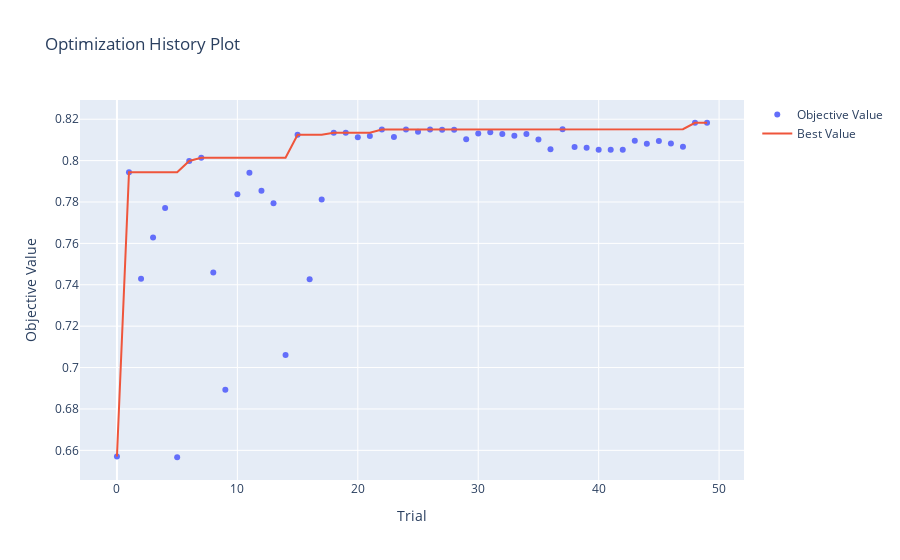
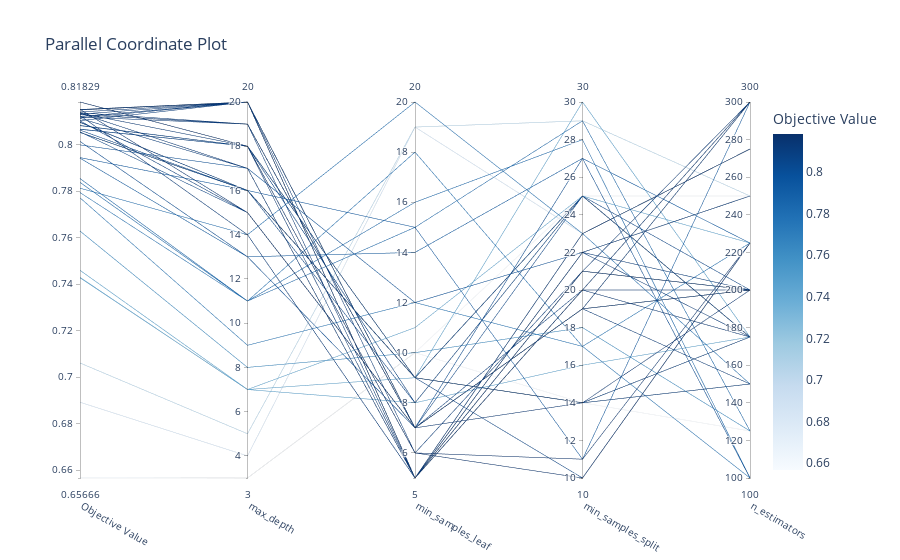
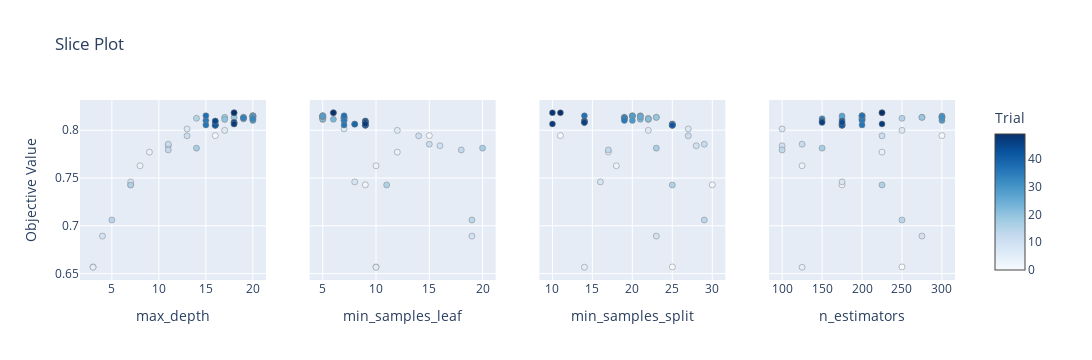

Notebook code for these charts, in order:
### Code cell
best_lgbm = run_viusalize_optuna_lgbm(X_train,X_test,y_train,y_test)

### Figure 1 — Plotly figure (JSON) as saved in the notebook; plotly's stock layout.template omitted (floating-point values rounded to 4 significant figures)
{"data": [{"mode": "markers", "name": "Objective Value", "type": "scatter", "x": [0, 1, 2, 3, 4, 5, 6, 7, 8, 9, 10, 11, 12, 13, 14, 15, 16, 17, 18, 19, 20, 21, 22, 23, 24, 25, 26, 27, 28, 29, 30, 31, 32, 33, 34, 35, 36, 37, 38, 39, 40, 41, 42, 43, 44, 45, 46, 47, 48, 49], "y": [0.657, 0.7944, 0.7429, 0.7628, 0.7771, 0.6567, 0.7999, 0.8013, 0.7459, 0.6892, 0.7837, 0.7941, 0.7854, 0.7793, 0.7061, 0.8125, 0.7427, 0.7813, 0.8135, 0.8135, 0.8113, 0.8118, 0.815, 0.8114, 0.815, 0.814, 0.8151, 0.8149, 0.8149, 0.8103, 0.8131, 0.8137, 0.8128, 0.812, 0.8128, 0.8102, 0.8055, 0.8151, 0.8065, 0.8062, 0.8052, 0.8052, 0.8052, 0.8096, 0.8081, 0.8095, 0.8082, 0.8066, 0.8183, 0.8183]}, {"mode": "lines", "name": "Best Value", "type": "scatter", "x": [0, 1, 2, 3, 4, 5, 6, 7, 8, 9, 10, 11, 12, 13, 14, 15, 16, 17, 18, 19, 20, 21, 22, 23, 24, 25, 26, 27, 28, 29, 30, 31, 32, 33, 34, 35, 36, 37, 38, 39, 40, 41, 42, 43, 44, 45, 46, 47, 48, 49], "y": [0.657, 0.7944, 0.7944, 0.7944, 0.7944, 0.7944, 0.7999, 0.8013, 0.8013, 0.8013, 0.8013, 0.8013, 0.8013, 0.8013, 0.8013, 0.8125, 0.8125, 0.8125, 0.8135, 0.8135, 0.8135, 0.8135, 0.815, 0.815, 0.815, 0.815, 0.8151, 0.8151, 0.8151, 0.8151, 0.8151, 0.8151, 0.8151, 0.8151, 0.8151, 0.8151, 0.8151, 0.8151, 0.8151, 0.8151, 0.8151, 0.8151, 0.8151, 0.8151, 0.8151, 0.8151, 0.8151, 0.8151, 0.8183, 0.8183]}, {"marker": {"color": "#cccccc"}, "mode": "markers", "name": "Infeasible Trial", "showlegend": false, "type": "scatter", "x": [], "y": []}], "layout": {"autosize": true, "title": {"text": "Optimization History Plot"}, "xaxis": {"autorange": true, "range": [-2.996, 52.0], "title": {"text": "Trial"}, "type": "linear"}, "yaxis": {"autorange": true, "range": [0.6433, 0.8316], "title": {"text": "Objective Value"}, "type": "linear"}}}

### Figure 2 — Plotly figure (JSON) as saved in the notebook; plotly's stock layout.template omitted (floating-point values rounded to 4 significant figures)
{"data": [{"dimensions": [{"label": "Objective Value", "range": [0.6567, 0.8183], "values": [0.657, 0.7944, 0.7429, 0.7628, 0.7771, 0.6567, 0.7999, 0.8013, 0.7459, 0.6892, 0.7837, 0.7941, 0.7854, 0.7793, 0.7061, 0.8125, 0.7427, 0.7813, 0.8135, 0.8135, 0.8113, 0.8118, 0.815, 0.8114, 0.815, 0.814, 0.8151, 0.8149, 0.8149, 0.8103, 0.8131, 0.8137, 0.8128, 0.812, 0.8128, 0.8102, 0.8055, 0.8151, 0.8065, 0.8062, 0.8052, 0.8052, 0.8052, 0.8096, 0.8081, 0.8095, 0.8082, 0.8066, 0.8183, 0.8183]}, {"label": "max_depth", "range": [3, 20], "values": [3, 16, 7, 8, 9, 3, 17, 13, 7, 4, 11, 13, 11, 11, 5, 14, 7, 14, 17, 18, 17, 19, 20, 20, 20, 20, 20, 20, 20, 20, 20, 19, 19, 20, 19, 15, 15, 15, 18, 16, 16, 16, 16, 16, 18, 16, 18, 18, 18, 18]}, {"label": "min_samples_leaf", "range": [5, 20], "values": [10, 15, 9, 10, 12, 10, 12, 7, 8, 19, 16, 14, 15, 18, 19, 5, 11, 20, 5, 5, 5, 5, 5, 6, 5, 5, 5, 5, 5, 7, 7, 7, 7, 7, 7, 7, 7, 7, 8, 8, 9, 9, 9, 9, 9, 9, 9, 9, 6, 6]}, {"label": "min_samples_split", "range": [10, 30], "values": [25, 11, 30, 18, 17, 14, 22, 27, 16, 23, 28, 27, 29, 17, 29, 22, 25, 23, 23, 23, 22, 22, 21, 21, 21, 21, 20, 20, 20, 20, 19, 19, 19, 19, 19, 19, 25, 14, 25, 25, 25, 25, 25, 14, 14, 14, 14, 10, 10, 11]}, {"label": "n_estimators", "range": [100, 300], "values": [250, 300, 175, 125, 225, 125, 250, 100, 175, 275, 100, 225, 125, 100, 250, 250, 225, 150, 275, 275, 200, 175, 200, 200, 200, 300, 200, 175, 300, 300, 300, 300, 200, 150, 200, 200, 200, 200, 175, 175, 175, 175, 175, 175, 175, 150, 150, 225, 225, 225]}], "labelangle": 30, "labelside": "bottom", "line": {"color": [0.657, 0.7944, 0.7429, 0.7628, 0.7771, 0.6567, 0.7999, 0.8013, 0.7459, 0.6892, 0.7837, 0.7941, 0.7854, 0.7793, 0.7061, 0.8125, 0.7427, 0.7813, 0.8135, 0.8135, 0.8113, 0.8118, 0.815, 0.8114, 0.815, 0.814, 0.8151, 0.8149, 0.8149, 0.8103, 0.8131, 0.8137, 0.8128, 0.812, 0.8128, 0.8102, 0.8055, 0.8151, 0.8065, 0.8062, 0.8052, 0.8052, 0.8052, 0.8096, 0.8081, 0.8095, 0.8082, 0.8066, 0.8183, 0.8183], "colorbar": {"title": {"text": "Objective Value"}}, "colorscale": [[0, "rgb(247,251,255)"], [0.125, "rgb(222,235,247)"], [0.25, "rgb(198,219,239)"], [0.375, "rgb(158,202,225)"], [0.5, "rgb(107,174,214)"], [0.625, "rgb(66,146,198)"], [0.75, "rgb(33,113,181)"], [0.875, "rgb(8,81,156)"], [1, "rgb(8,48,107)"]], "reversescale": false, "showscale": true}, "type": "parcoords"}], "layout": {"autosize": true, "title": {"text": "Parallel Coordinate Plot"}}}

### Figure 3 — Plotly figure (JSON) as saved in the notebook; plotly's stock layout.template omitted (floating-point values rounded to 4 significant figures)
{"data": [{"marker": {"color": [0, 1, 2, 3, 4, 5, 6, 7, 8, 9, 10, 11, 12, 13, 14, 15, 16, 17, 18, 19, 20, 21, 22, 23, 24, 25, 26, 27, 28, 29, 30, 31, 32, 33, 34, 35, 36, 37, 38, 39, 40, 41, 42, 43, 44, 45, 46, 47, 48, 49], "colorbar": {"title": {"text": "Trial"}, "x": 1, "xpad": 40, "y": 0.5}, "colorscale": [[0, "rgb(247,251,255)"], [0.125, "rgb(222,235,247)"], [0.25, "rgb(198,219,239)"], [0.375, "rgb(158,202,225)"], [0.5, "rgb(107,174,214)"], [0.625, "rgb(66,146,198)"], [0.75, "rgb(33,113,181)"], [0.875, "rgb(8,81,156)"], [1, "rgb(8,48,107)"]], "line": {"color": "Grey", "width": 0.5}, "showscale": true}, "mode": "markers", "name": "Feasible Trial", "showlegend": false, "type": "scatter", "x": [3, 16, 7, 8, 9, 3, 17, 13, 7, 4, 11, 13, 11, 11, 5, 14, 7, 14, 17, 18, 17, 19, 20, 20, 20, 20, 20, 20, 20, 20, 20, 19, 19, 20, 19, 15, 15, 15, 18, 16, 16, 16, 16, 16, 18, 16, 18, 18, 18, 18], "xaxis": "x", "y": [0.657, 0.7944, 0.7429, 0.7628, 0.7771, 0.6567, 0.7999, 0.8013, 0.7459, 0.6892, 0.7837, 0.7941, 0.7854, 0.7793, 0.7061, 0.8125, 0.7427, 0.7813, 0.8135, 0.8135, 0.8113, 0.8118, 0.815, 0.8114, 0.815, 0.814, 0.8151, 0.8149, 0.8149, 0.8103, 0.8131, 0.8137, 0.8128, 0.812, 0.8128, 0.8102, 0.8055, 0.8151, 0.8065, 0.8062, 0.8052, 0.8052, 0.8052, 0.8096, 0.8081, 0.8095, 0.8082, 0.8066, 0.8183, 0.8183], "yaxis": "y"}, {"marker": {"color": [0, 1, 2, 3, 4, 5, 6, 7, 8, 9, 10, 11, 12, 13, 14, 15, 16, 17, 18, 19, 20, 21, 22, 23, 24, 25, 26, 27, 28, 29, 30, 31, 32, 33, 34, 35, 36, 37, 38, 39, 40, 41, 42, 43, 44, 45, 46, 47, 48, 49], "colorbar": {"title": {"text": "Trial"}, "x": 1, "xpad": 40}, "colorscale": [[0, "rgb(247,251,255)"], [0.125, "rgb(222,235,247)"], [0.25, "rgb(198,219,239)"], [0.375, "rgb(158,202,225)"], [0.5, "rgb(107,174,214)"], [0.625, "rgb(66,146,198)"], [0.75, "rgb(33,113,181)"], [0.875, "rgb(8,81,156)"], [1, "rgb(8,48,107)"]], "line": {"color": "Grey", "width": 0.5}, "showscale": false}, "mode": "markers", "name": "Feasible Trial", "showlegend": false, "type": "scatter", "x": [10, 15, 9, 10, 12, 10, 12, 7, 8, 19, 16, 14, 15, 18, 19, 5, 11, 20, 5, 5, 5, 5, 5, 6, 5, 5, 5, 5, 5, 7, 7, 7, 7, 7, 7, 7, 7, 7, 8, 8, 9, 9, 9, 9, 9, 9, 9, 9, 6, 6], "xaxis": "x2", "y": [0.657, 0.7944, 0.7429, 0.7628, 0.7771, 0.6567, 0.7999, 0.8013, 0.7459, 0.6892, 0.7837, 0.7941, 0.7854, 0.7793, 0.7061, 0.8125, 0.7427, 0.7813, 0.8135, 0.8135, 0.8113, 0.8118, 0.815, 0.8114, 0.815, 0.814, 0.8151, 0.8149, 0.8149, 0.8103, 0.8131, 0.8137, 0.8128, 0.812, 0.8128, 0.8102, 0.8055, 0.8151, 0.8065, 0.8062, 0.8052, 0.8052, 0.8052, 0.8096, 0.8081, 0.8095, 0.8082, 0.8066, 0.8183, 0.8183], "yaxis": "y2"}, {"marker": {"color": [0, 1, 2, 3, 4, 5, 6, 7, 8, 9, 10, 11, 12, 13, 14, 15, 16, 17, 18, 19, 20, 21, 22, 23, 24, 25, 26, 27, 28, 29, 30, 31, 32, 33, 34, 35, 36, 37, 38, 39, 40, 41, 42, 43, 44, 45, 46, 47, 48, 49], "colorbar": {"title": {"text": "Trial"}, "x": 1, "xpad": 40}, "colorscale": [[0, "rgb(247,251,255)"], [0.125, "rgb(222,235,247)"], [0.25, "rgb(198,219,239)"], [0.375, "rgb(158,202,225)"], [0.5, "rgb(107,174,214)"], [0.625, "rgb(66,146,198)"], [0.75, "rgb(33,113,181)"], [0.875, "rgb(8,81,156)"], [1, "rgb(8,48,107)"]], "line": {"color": "Grey", "width": 0.5}, "showscale": false}, "mode": "markers", "name": "Feasible Trial", "showlegend": false, "type": "scatter", "x": [25, 11, 30, 18, 17, 14, 22, 27, 16, 23, 28, 27, 29, 17, 29, 22, 25, 23, 23, 23, 22, 22, 21, 21, 21, 21, 20, 20, 20, 20, 19, 19, 19, 19, 19, 19, 25, 14, 25, 25, 25, 25, 25, 14, 14, 14, 14, 10, 10, 11], "xaxis": "x3", "y": [0.657, 0.7944, 0.7429, 0.7628, 0.7771, 0.6567, 0.7999, 0.8013, 0.7459, 0.6892, 0.7837, 0.7941, 0.7854, 0.7793, 0.7061, 0.8125, 0.7427, 0.7813, 0.8135, 0.8135, 0.8113, 0.8118, 0.815, 0.8114, 0.815, 0.814, 0.8151, 0.8149, 0.8149, 0.8103, 0.8131, 0.8137, 0.8128, 0.812, 0.8128, 0.8102, 0.8055, 0.8151, 0.8065, 0.8062, 0.8052, 0.8052, 0.8052, 0.8096, 0.8081, 0.8095, 0.8082, 0.8066, 0.8183, 0.8183], "yaxis": "y3"}, {"marker": {"color": [0, 1, 2, 3, 4, 5, 6, 7, 8, 9, 10, 11, 12, 13, 14, 15, 16, 17, 18, 19, 20, 21, 22, 23, 24, 25, 26, 27, 28, 29, 30, 31, 32, 33, 34, 35, 36, 37, 38, 39, 40, 41, 42, 43, 44, 45, 46, 47, 48, 49], "colorbar": {"title": {"text": "Trial"}, "x": 1, "xpad": 40}, "colorscale": [[0, "rgb(247,251,255)"], [0.125, "rgb(222,235,247)"], [0.25, "rgb(198,219,239)"], [0.375, "rgb(158,202,225)"], [0.5, "rgb(107,174,214)"], [0.625, "rgb(66,146,198)"], [0.75, "rgb(33,113,181)"], [0.875, "rgb(8,81,156)"], [1, "rgb(8,48,107)"]], "line": {"color": "Grey", "width": 0.5}, "showscale": false}, "mode": "markers", "name": "Feasible Trial", "showlegend": false, "type": "scatter", "x": [250, 300, 175, 125, 225, 125, 250, 100, 175, 275, 100, 225, 125, 100, 250, 250, 225, 150, 275, 275, 200, 175, 200, 200, 200, 300, 200, 175, 300, 300, 300, 300, 200, 150, 200, 200, 200, 200, 175, 175, 175, 175, 175, 175, 175, 150, 150, 225, 225, 225], "xaxis": "x4", "y": [0.657, 0.7944, 0.7429, 0.7628, 0.7771, 0.6567, 0.7999, 0.8013, 0.7459, 0.6892, 0.7837, 0.7941, 0.7854, 0.7793, 0.7061, 0.8125, 0.7427, 0.7813, 0.8135, 0.8135, 0.8113, 0.8118, 0.815, 0.8114, 0.815, 0.814, 0.8151, 0.8149, 0.8149, 0.8103, 0.8131, 0.8137, 0.8128, 0.812, 0.8128, 0.8102, 0.8055, 0.8151, 0.8065, 0.8062, 0.8052, 0.8052, 0.8052, 0.8096, 0.8081, 0.8095, 0.8082, 0.8066, 0.8183, 0.8183], "yaxis": "y4"}], "layout": {"height": 360, "title": {"text": "Slice Plot"}, "width": 1200, "xaxis": {"anchor": "y", "autorange": true, "domain": [0, 0.2125], "range": [1.663, 21.34], "title": {"text": "max_depth"}, "type": "linear"}, "xaxis2": {"anchor": "y2", "autorange": true, "domain": [0.2625, 0.475], "range": [3.82, 21.18], "title": {"text": "min_samples_leaf"}, "type": "linear"}, "xaxis3": {"anchor": "y3", "autorange": true, "domain": [0.525, 0.7375], "range": [8.427, 31.57], "title": {"text": "min_samples_split"}, "type": "linear"}, "xaxis4": {"anchor": "y4", "autorange": true, "domain": [0.7875, 1], "range": [84.27, 315.7], "title": {"text": "n_estimators"}, "type": "linear"}, "yaxis": {"anchor": "x", "autorange": true, "domain": [0, 1], "range": [0.6433, 0.8316], "title": {"text": "Objective Value"}, "type": "linear"}, "yaxis2": {"anchor": "x2", "autorange": true, "domain": [0, 1], "matches": "y", "range": [0.6433, 0.8316], "showticklabels": false, "type": "linear"}, "yaxis3": {"anchor": "x3", "autorange": true, "domain": [0, 1], "matches": "y", "range": [0.6433, 0.8316], "showticklabels": false, "type": "linear"}, "yaxis4": {"anchor": "x4", "autorange": true, "domain": [0, 1], "matches": "y", "range": [0.6433, 0.8316], "showticklabels": false, "type": "linear"}}}
